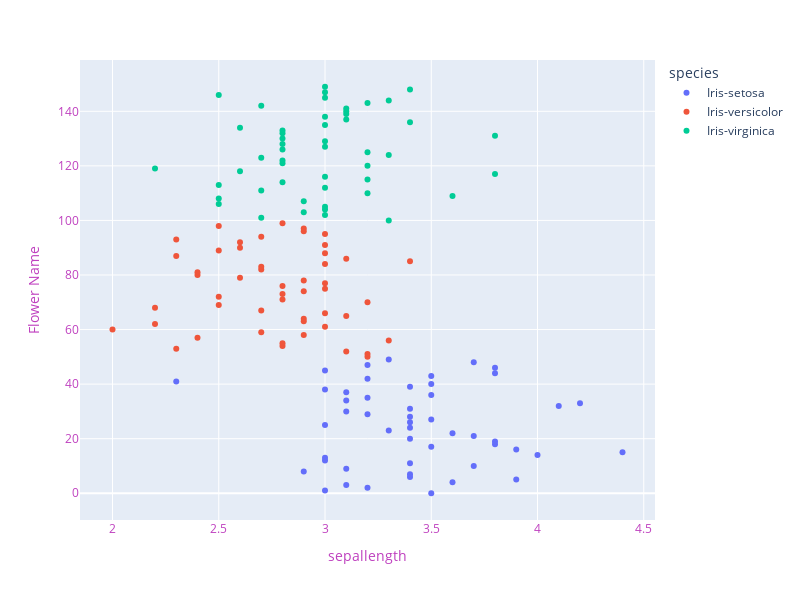

The notebook cell this image was saved under:
### Code cell
fig = px.scatter(data_frame=df, x='sepal_width',color='species')
fig.update_layout(width=800, height=600,
                  xaxis=dict(title='sepallength',color="#BF40BF"),
                 yaxis=dict(title="Flower Name",color="#BF40BF"))
fig.show()

### Figure 1 — Plotly figure (JSON) as saved in the notebook; plotly's stock layout.template omitted (floating-point values rounded to 4 significant figures)
{"data": [{"hovertemplate": "species=Iris-setosa<br>sepal_width=%{x}<br>index=%{y}<extra></extra>", "legendgroup": "Iris-setosa", "marker": {"color": "#636efa", "symbol": "circle"}, "mode": "markers", "name": "Iris-setosa", "orientation": "h", "showlegend": true, "type": "scatter", "x": [3.5, 3, 3.2, 3.1, 3.6, 3.9, 3.4, 3.4, 2.9, 3.1, 3.7, 3.4, 3, 3, 4, 4.4, 3.9, 3.5, 3.8, 3.8, 3.4, 3.7, 3.6, 3.3, 3.4, 3, 3.4, 3.5, 3.4, 3.2, 3.1, 3.4, 4.1, 4.2, 3.1, 3.2, 3.5, 3.1, 3, 3.4, 3.5, 2.3, 3.2, 3.5, 3.8, 3, 3.8, 3.2, 3.7, 3.3], "xaxis": "x", "y": [0, 1, 2, 3, 4, 5, 6, 7, 8, 9, 10, 11, 12, 13, 14, 15, 16, 17, 18, 19, 20, 21, 22, 23, 24, 25, 26, 27, 28, 29, 30, 31, 32, 33, 34, 35, 36, 37, 38, 39, 40, 41, 42, 43, 44, 45, 46, 47, 48, 49], "yaxis": "y"}, {"hovertemplate": "species=Iris-versicolor<br>sepal_width=%{x}<br>index=%{y}<extra></extra>", "legendgroup": "Iris-versicolor", "marker": {"color": "#EF553B", "symbol": "circle"}, "mode": "markers", "name": "Iris-versicolor", "orientation": "h", "showlegend": true, "type": "scatter", "x": [3.2, 3.2, 3.1, 2.3, 2.8, 2.8, 3.3, 2.4, 2.9, 2.7, 2, 3, 2.2, 2.9, 2.9, 3.1, 3, 2.7, 2.2, 2.5, 3.2, 2.8, 2.5, 2.8, 2.9, 3, 2.8, 3, 2.9, 2.6, 2.4, 2.4, 2.7, 2.7, 3, 3.4, 3.1, 2.3, 3, 2.5, 2.6, 3, 2.6, 2.3, 2.7, 3, 2.9, 2.9, 2.5, 2.8], "xaxis": "x", "y": [50, 51, 52, 53, 54, 55, 56, 57, 58, 59, 60, 61, 62, 63, 64, 65, 66, 67, 68, 69, 70, 71, 72, 73, 74, 75, 76, 77, 78, 79, 80, 81, 82, 83, 84, 85, 86, 87, 88, 89, 90, 91, 92, 93, 94, 95, 96, 97, 98, 99], "yaxis": "y"}, {"hovertemplate": "species=Iris-virginica<br>sepal_width=%{x}<br>index=%{y}<extra></extra>", "legendgroup": "Iris-virginica", "marker": {"color": "#00cc96", "symbol": "circle"}, "mode": "markers", "name": "Iris-virginica", "orientation": "h", "showlegend": true, "type": "scatter", "x": [3.3, 2.7, 3, 2.9, 3, 3, 2.5, 2.9, 2.5, 3.6, 3.2, 2.7, 3, 2.5, 2.8, 3.2, 3, 3.8, 2.6, 2.2, 3.2, 2.8, 2.8, 2.7, 3.3, 3.2, 2.8, 3, 2.8, 3, 2.8, 3.8, 2.8, 2.8, 2.6, 3, 3.4, 3.1, 3, 3.1, 3.1, 3.1, 2.7, 3.2, 3.3, 3, 2.5, 3, 3.4, 3], "xaxis": "x", "y": [100, 101, 102, 103, 104, 105, 106, 107, 108, 109, 110, 111, 112, 113, 114, 115, 116, 117, 118, 119, 120, 121, 122, 123, 124, 125, 126, 127, 128, 129, 130, 131, 132, 133, 134, 135, 136, 137, 138, 139, 140, 141, 142, 143, 144, 145, 146, 147, 148, 149], "yaxis": "y"}], "layout": {"height": 600, "legend": {"title": {"text": "species"}, "tracegroupgap": 0}, "margin": {"t": 60}, "width": 800, "xaxis": {"anchor": "y", "color": "#BF40BF", "domain": [0, 1], "title": {"text": "sepallength"}}, "yaxis": {"anchor": "x", "color": "#BF40BF", "domain": [0, 1], "title": {"text": "Flower Name"}}}}
